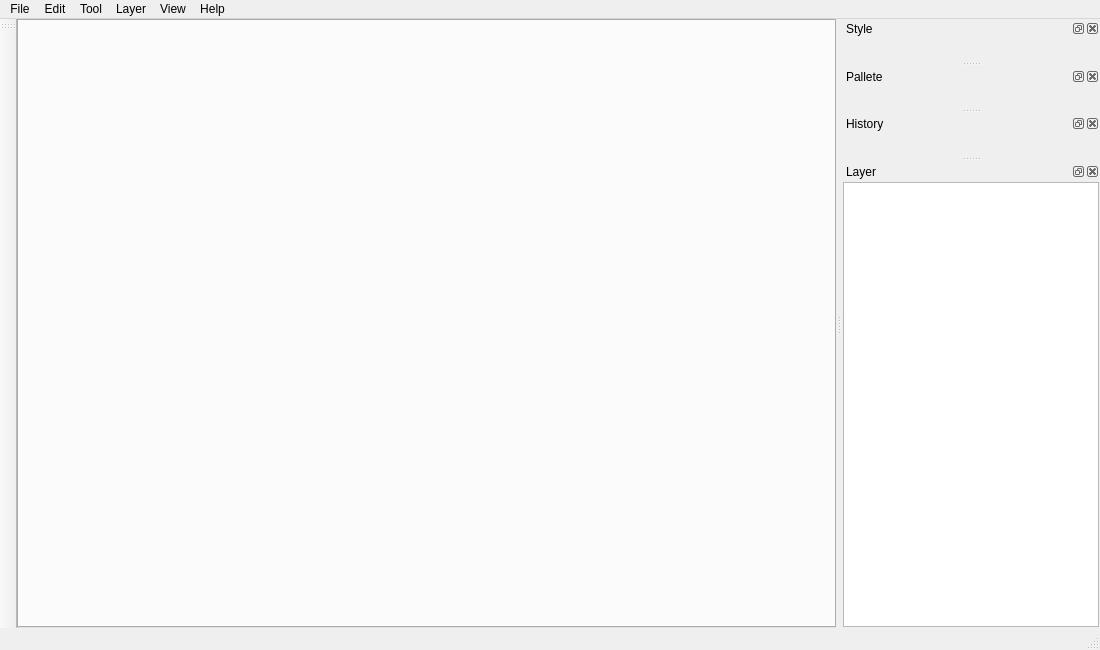
<?xml version="1.0" encoding="UTF-8"?>
<ui version="4.0">
 <class>SEditor</class>
 <widget class="QMainWindow" name="SEditor">
  <property name="geometry">
   <rect>
    <x>0</x>
    <y>0</y>
    <width>1100</width>
    <height>650</height>
   </rect>
  </property>
  <property name="windowTitle">
   <string>S-GIS Editor</string>
  </property>
  <widget class="QWidget" name="mCentralWidget">
   <layout class="QHBoxLayout" name="horizontalLayout">
    <property name="spacing">
     <number>0</number>
    </property>
    <property name="leftMargin">
     <number>0</number>
    </property>
    <property name="topMargin">
     <number>0</number>
    </property>
    <property name="rightMargin">
     <number>0</number>
    </property>
    <property name="bottomMargin">
     <number>0</number>
    </property>
    <item>
     <widget class="QTabWidget" name="mTabWidget">
      <property name="currentIndex">
       <number>-1</number>
      </property>
     </widget>
    </item>
   </layout>
  </widget>
  <widget class="QMenuBar" name="mMenuBar">
   <property name="geometry">
    <rect>
     <x>0</x>
     <y>0</y>
     <width>1100</width>
     <height>26</height>
    </rect>
   </property>
   <widget class="QMenu" name="mMenuFile">
    <property name="title">
     <string>File</string>
    </property>
    <addaction name="mActionNewTemplate"/>
    <addaction name="mActionOpenTemplate"/>
    <addaction name="separator"/>
    <addaction name="mActionSave"/>
    <addaction name="mActionSaveAs"/>
    <addaction name="mActionImport"/>
    <addaction name="mActionExport"/>
    <addaction name="separator"/>
    <addaction name="mActionCloseTemplate"/>
    <addaction name="separator"/>
    <addaction name="mActionRelease"/>
    <addaction name="separator"/>
    <addaction name="mActionExitEditor"/>
   </widget>
   <widget class="QMenu" name="mMenuEdit">
    <property name="title">
     <string>Edit</string>
    </property>
    <addaction name="mActionUndo"/>
    <addaction name="mActionRedo"/>
    <addaction name="separator"/>
    <addaction name="mActionCopy"/>
    <addaction name="mActionCut"/>
    <addaction name="mActionDelete"/>
    <addaction name="separator"/>
    <addaction name="mActionSelect"/>
    <addaction name="mActionMutiSelect"/>
    <addaction name="separator"/>
    <addaction name="mActionRotate90Clockwise"/>
    <addaction name="mActionRotate90Anticlockwise"/>
    <addaction name="mActionRotate"/>
    <addaction name="separator"/>
    <addaction name="mActionFlipHorizentally"/>
    <addaction name="mActionFlipVertically"/>
    <addaction name="separator"/>
    <addaction name="mActionScale"/>
    <addaction name="separator"/>
    <addaction name="mActionTranslate"/>
   </widget>
   <widget class="QMenu" name="menuView">
    <property name="title">
     <string>View</string>
    </property>
    <addaction name="mActionTool_Bar"/>
    <addaction name="mActionStyle_Panel"/>
    <addaction name="mActionLayer_Panel"/>
    <addaction name="mActionPallete"/>
    <addaction name="mActionHistory_Panel"/>
    <addaction name="separator"/>
    <addaction name="mActionGrid"/>
    <addaction name="mActionReferenceLine"/>
    <addaction name="separator"/>
    <addaction name="mActionDefault"/>
    <addaction name="mActionShowAllPanels"/>
    <addaction name="separator"/>
    <addaction name="mActionZoomin"/>
    <addaction name="mActionZoomout"/>
    <addaction name="separator"/>
   </widget>
   <widget class="QMenu" name="menuLayer">
    <property name="title">
     <string>Layer</string>
    </property>
    <addaction name="mActionBringForward"/>
    <addaction name="mActionSendBackward"/>
    <addaction name="separator"/>
    <addaction name="mActionBringtoFront"/>
    <addaction name="mActionSendtoBack"/>
    <addaction name="separator"/>
    <addaction name="mActionAlignLeft"/>
    <addaction name="mActionAlignMiddle"/>
    <addaction name="mActionAlignRight"/>
    <addaction name="separator"/>
    <addaction name="mActionAlignTop"/>
    <addaction name="mActionAlignCenter"/>
    <addaction name="mActionAlignBottom"/>
    <addaction name="separator"/>
    <addaction name="mActionDistributeHorizentally"/>
    <addaction name="mActionDistributeVertically"/>
    <addaction name="separator"/>
    <addaction name="mActionShowLayer"/>
    <addaction name="mActionHideLayer"/>
    <addaction name="separator"/>
    <addaction name="mActionShowAll"/>
    <addaction name="mActionHideAll"/>
    <addaction name="separator"/>
    <addaction name="mActionRename"/>
    <addaction name="mActionChangeColor"/>
    <addaction name="separator"/>
    <addaction name="mActionExportLayer"/>
   </widget>
   <widget class="QMenu" name="mMenuHelp">
    <property name="title">
     <string>Help</string>
    </property>
    <addaction name="mActionTutorials"/>
    <addaction name="mActionForum"/>
    <addaction name="mActionWebsite"/>
   </widget>
   <widget class="QMenu" name="menuTools">
    <property name="title">
     <string>Tool</string>
    </property>
    <widget class="QMenu" name="menuShape">
     <property name="title">
      <string>Shape</string>
     </property>
     <addaction name="mActionCreateRect"/>
     <addaction name="mActionLoadImage"/>
     <addaction name="mActionLoadFragments"/>
    </widget>
    <addaction name="mActionSelectTool"/>
    <addaction name="mActionCombineTool"/>
    <addaction name="separator"/>
    <addaction name="mActionBrush"/>
    <addaction name="mActionEraser"/>
    <addaction name="mActionPen"/>
    <addaction name="menuShape"/>
    <addaction name="mActionText"/>
    <addaction name="separator"/>
    <addaction name="mActionAnotator"/>
    <addaction name="separator"/>
    <addaction name="mActionPreferences"/>
   </widget>
   <addaction name="mMenuFile"/>
   <addaction name="mMenuEdit"/>
   <addaction name="menuTools"/>
   <addaction name="menuLayer"/>
   <addaction name="menuView"/>
   <addaction name="mMenuHelp"/>
  </widget>
  <widget class="QStatusBar" name="mStatusBar"/>
  <widget class="QToolBar" name="mToolBar">
   <property name="windowTitle">
    <string/>
   </property>
   <attribute name="toolBarArea">
    <enum>LeftToolBarArea</enum>
   </attribute>
   <attribute name="toolBarBreak">
    <bool>false</bool>
   </attribute>
  </widget>
  <widget class="QDockWidget" name="mDockStyle">
   <property name="windowTitle">
    <string>Style</string>
   </property>
   <attribute name="dockWidgetArea">
    <number>2</number>
   </attribute>
   <widget class="QWidget" name="mDockStyleWidget"/>
  </widget>
  <widget class="QDockWidget" name="mDockPallete">
   <property name="windowTitle">
    <string>Pallete</string>
   </property>
   <attribute name="dockWidgetArea">
    <number>2</number>
   </attribute>
   <widget class="QWidget" name="mDockPalleteWidget"/>
  </widget>
  <widget class="QDockWidget" name="mDockHistory">
   <property name="windowTitle">
    <string>History</string>
   </property>
   <attribute name="dockWidgetArea">
    <number>2</number>
   </attribute>
   <widget class="QWidget" name="mDockHistoryWdiget"/>
  </widget>
  <widget class="QDockWidget" name="mDockLayer">
   <property name="windowTitle">
    <string>Layer</string>
   </property>
   <attribute name="dockWidgetArea">
    <number>2</number>
   </attribute>
   <widget class="QWidget" name="mDockLayerWidget">
    <layout class="QHBoxLayout" name="horizontalLayout_2">
     <property name="leftMargin">
      <number>1</number>
     </property>
     <property name="topMargin">
      <number>1</number>
     </property>
     <property name="rightMargin">
      <number>1</number>
     </property>
     <property name="bottomMargin">
      <number>1</number>
     </property>
     <item>
      <widget class="QLayerView" name="mLayerView"/>
     </item>
    </layout>
   </widget>
  </widget>
  <action name="mActionNewTemplate">
   <property name="text">
    <string>New Workspace...</string>
   </property>
  </action>
  <action name="mActionOpenTemplate">
   <property name="text">
    <string>Open Workspace...</string>
   </property>
  </action>
  <action name="mActionCloseTemplate">
   <property name="text">
    <string>Close Template</string>
   </property>
  </action>
  <action name="mActionSave">
   <property name="text">
    <string>Save</string>
   </property>
  </action>
  <action name="mActionSaveAs">
   <property name="text">
    <string>Save as...</string>
   </property>
  </action>
  <action name="mActionExport">
   <property name="text">
    <string>Export</string>
   </property>
  </action>
  <action name="mActionRelease">
   <property name="text">
    <string>Release</string>
   </property>
  </action>
  <action name="mActionExitEditor">
   <property name="text">
    <string>Exit Editor</string>
   </property>
  </action>
  <action name="mActionUndo">
   <property name="text">
    <string>Undo</string>
   </property>
  </action>
  <action name="mActionRedo">
   <property name="text">
    <string>Redo</string>
   </property>
  </action>
  <action name="mActionCopy">
   <property name="text">
    <string>Copy</string>
   </property>
  </action>
  <action name="mActionCut">
   <property name="text">
    <string>Cut</string>
   </property>
  </action>
  <action name="mActionDelete">
   <property name="text">
    <string>Delete</string>
   </property>
  </action>
  <action name="mActionSelect">
   <property name="text">
    <string>Select</string>
   </property>
  </action>
  <action name="mActionMutiSelect">
   <property name="text">
    <string>Muti-Select</string>
   </property>
  </action>
  <action name="mActionRotate90Clockwise">
   <property name="text">
    <string>Rotate 90° Clockwise</string>
   </property>
  </action>
  <action name="mActionRotate90Anticlockwise">
   <property name="text">
    <string>Rotate 90° Counter-clockwise</string>
   </property>
  </action>
  <action name="mActionRotate">
   <property name="text">
    <string>Rotate...</string>
   </property>
  </action>
  <action name="mActionFlipHorizentally">
   <property name="text">
    <string>Flip Horizentally</string>
   </property>
  </action>
  <action name="mActionFlipVertically">
   <property name="text">
    <string>Flip Vertically</string>
   </property>
  </action>
  <action name="mActionScale">
   <property name="text">
    <string>Scale...</string>
   </property>
  </action>
  <action name="mActionTranslate">
   <property name="text">
    <string>Translate...</string>
   </property>
  </action>
  <action name="mActionSelectTool">
   <property name="text">
    <string>Select Tool</string>
   </property>
  </action>
  <action name="mActionCombineTool">
   <property name="text">
    <string>Combine Tool</string>
   </property>
  </action>
  <action name="mActionBrush">
   <property name="text">
    <string>Brush</string>
   </property>
  </action>
  <action name="mActionEraser">
   <property name="text">
    <string>Eraser</string>
   </property>
  </action>
  <action name="mActionPen">
   <property name="text">
    <string>Pen</string>
   </property>
  </action>
  <action name="mActionText">
   <property name="text">
    <string>Text</string>
   </property>
  </action>
  <action name="mActionAnotator">
   <property name="text">
    <string>Anotator</string>
   </property>
  </action>
  <action name="mActionBringForward">
   <property name="text">
    <string>Bring Forward</string>
   </property>
  </action>
  <action name="mActionSendBackward">
   <property name="text">
    <string>Send Backward</string>
   </property>
  </action>
  <action name="mActionBringtoFront">
   <property name="text">
    <string>Bring to Front</string>
   </property>
  </action>
  <action name="mActionSendtoBack">
   <property name="text">
    <string>Send to Back</string>
   </property>
  </action>
  <action name="mActionAlignLeft">
   <property name="text">
    <string>Align Left</string>
   </property>
  </action>
  <action name="mActionAlignMiddle">
   <property name="text">
    <string>Align Middle</string>
   </property>
  </action>
  <action name="mActionAlignRight">
   <property name="text">
    <string>Align Right</string>
   </property>
  </action>
  <action name="mActionAlignTop">
   <property name="text">
    <string>Align Top</string>
   </property>
  </action>
  <action name="mActionAlignCenter">
   <property name="text">
    <string>Align Center</string>
   </property>
  </action>
  <action name="mActionAlignBottom">
   <property name="text">
    <string>Align Bottom</string>
   </property>
  </action>
  <action name="mActionShowLayer">
   <property name="text">
    <string>Show Layer</string>
   </property>
  </action>
  <action name="mActionHideLayer">
   <property name="text">
    <string>Hide Layer</string>
   </property>
  </action>
  <action name="mActionDistributeHorizentally">
   <property name="text">
    <string>Distribute Horizentally</string>
   </property>
  </action>
  <action name="mActionDistributeVertically">
   <property name="text">
    <string>Distribute Vertically</string>
   </property>
  </action>
  <action name="mActionShowAll">
   <property name="text">
    <string>Show All</string>
   </property>
  </action>
  <action name="mActionHideAll">
   <property name="text">
    <string>Hide All</string>
   </property>
  </action>
  <action name="mActionRename">
   <property name="text">
    <string>Rename Layer...</string>
   </property>
  </action>
  <action name="mActionChangeColor">
   <property name="text">
    <string>Change Color...</string>
   </property>
  </action>
  <action name="mActionExportLayer">
   <property name="text">
    <string>Export Layer...</string>
   </property>
  </action>
  <action name="mActionTool_Bar">
   <property name="text">
    <string>Tool Bar</string>
   </property>
  </action>
  <action name="mActionHistory_Panel">
   <property name="text">
    <string>History Panel</string>
   </property>
  </action>
  <action name="mActionPallete">
   <property name="text">
    <string>Pallete</string>
   </property>
  </action>
  <action name="mActionStyle_Panel">
   <property name="text">
    <string>Style Panel</string>
   </property>
  </action>
  <action name="mActionLayer_Panel">
   <property name="text">
    <string>Layer Panel</string>
   </property>
  </action>
  <action name="mActionGrid">
   <property name="text">
    <string>Grid</string>
   </property>
  </action>
  <action name="mActionReferenceLine">
   <property name="text">
    <string>Reference Line</string>
   </property>
  </action>
  <action name="mActionScaleplate">
   <property name="text">
    <string>Scaleplate</string>
   </property>
  </action>
  <action name="mActionDefault">
   <property name="text">
    <string>Default View</string>
   </property>
  </action>
  <action name="mActionShowAllPanels">
   <property name="text">
    <string>Show All Panels</string>
   </property>
  </action>
  <action name="mActionShake">
   <property name="text">
    <string>Shake</string>
   </property>
  </action>
  <action name="mActionMotion">
   <property name="text">
    <string>Motion</string>
   </property>
  </action>
  <action name="mActionSpin">
   <property name="text">
    <string>Spin</string>
   </property>
  </action>
  <action name="actionPreferences">
   <property name="text">
    <string>Preferences...</string>
   </property>
  </action>
  <action name="mActionTutorials">
   <property name="text">
    <string>Tutorials</string>
   </property>
  </action>
  <action name="mActionForum">
   <property name="text">
    <string>Forum</string>
   </property>
  </action>
  <action name="mActionWebsite">
   <property name="text">
    <string>Website</string>
   </property>
  </action>
  <action name="mActionPreferences">
   <property name="text">
    <string>Preferences...</string>
   </property>
  </action>
  <action name="mActionZoomin">
   <property name="text">
    <string>Zoom in</string>
   </property>
   <property name="shortcut">
    <string>Ctrl+=</string>
   </property>
  </action>
  <action name="mActionZoomout">
   <property name="text">
    <string>Zoom out</string>
   </property>
   <property name="shortcut">
    <string>Ctrl+-</string>
   </property>
  </action>
  <action name="mActionImport">
   <property name="text">
    <string>Import...</string>
   </property>
  </action>
  <action name="mActionCreateRect">
   <property name="text">
    <string>[Test] Create Rect</string>
   </property>
  </action>
  <action name="mActionLoadImage">
   <property name="text">
    <string>[Test] Load Image</string>
   </property>
  </action>
  <action name="mActionLoadFragments">
   <property name="text">
    <string>[Test] Load Fragments</string>
   </property>
  </action>
 </widget>
 <customwidgets>
  <customwidget>
   <class>QLayerView</class>
   <extends>QTreeView</extends>
   <header>qlayerview.h</header>
  </customwidget>
 </customwidgets>
 <resources/>
 <connections/>
</ui>
